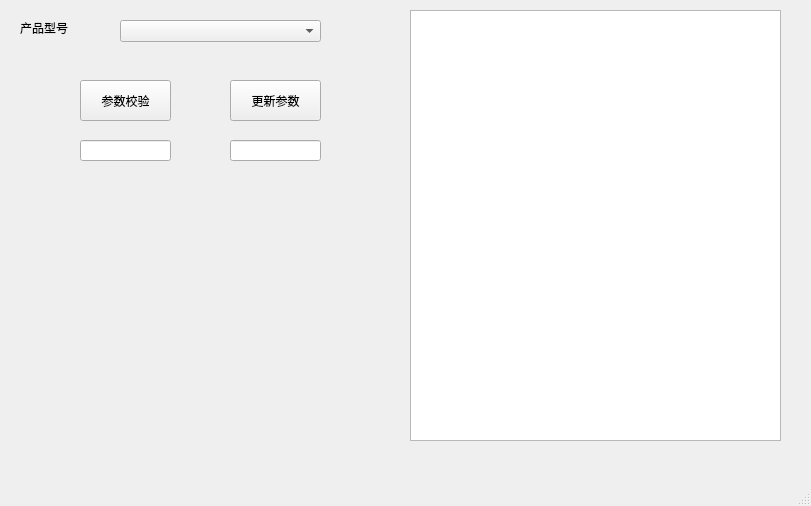
<?xml version="1.0" encoding="UTF-8"?>
<ui version="4.0">
 <class>MainWindow</class>
 <widget class="QMainWindow" name="MainWindow">
  <property name="geometry">
   <rect>
    <x>0</x>
    <y>0</y>
    <width>811</width>
    <height>506</height>
   </rect>
  </property>
  <property name="windowTitle">
   <string>MainWindow</string>
  </property>
  <widget class="QWidget" name="centralwidget">
   <widget class="QTextEdit" name="textEdit">
    <property name="geometry">
     <rect>
      <x>410</x>
      <y>10</y>
      <width>371</width>
      <height>431</height>
     </rect>
    </property>
   </widget>
   <widget class="QPushButton" name="pushButton">
    <property name="geometry">
     <rect>
      <x>80</x>
      <y>80</y>
      <width>91</width>
      <height>41</height>
     </rect>
    </property>
    <property name="text">
     <string>参数校验</string>
    </property>
   </widget>
   <widget class="QPushButton" name="pushButton_2">
    <property name="geometry">
     <rect>
      <x>230</x>
      <y>80</y>
      <width>91</width>
      <height>41</height>
     </rect>
    </property>
    <property name="text">
     <string>更新参数</string>
    </property>
   </widget>
   <widget class="QLineEdit" name="lineEdit">
    <property name="geometry">
     <rect>
      <x>80</x>
      <y>140</y>
      <width>91</width>
      <height>21</height>
     </rect>
    </property>
   </widget>
   <widget class="QLineEdit" name="lineEdit_2">
    <property name="geometry">
     <rect>
      <x>230</x>
      <y>140</y>
      <width>91</width>
      <height>21</height>
     </rect>
    </property>
   </widget>
   <widget class="QLabel" name="label">
    <property name="geometry">
     <rect>
      <x>20</x>
      <y>20</y>
      <width>54</width>
      <height>16</height>
     </rect>
    </property>
    <property name="text">
     <string>产品型号</string>
    </property>
   </widget>
   <widget class="QComboBox" name="comboBox">
    <property name="geometry">
     <rect>
      <x>120</x>
      <y>20</y>
      <width>201</width>
      <height>22</height>
     </rect>
    </property>
   </widget>
  </widget>
  <widget class="QMenuBar" name="menubar">
   <property name="geometry">
    <rect>
     <x>0</x>
     <y>0</y>
     <width>811</width>
     <height>26</height>
    </rect>
   </property>
  </widget>
  <widget class="QStatusBar" name="statusbar"/>
 </widget>
 <resources/>
 <connections/>
</ui>
